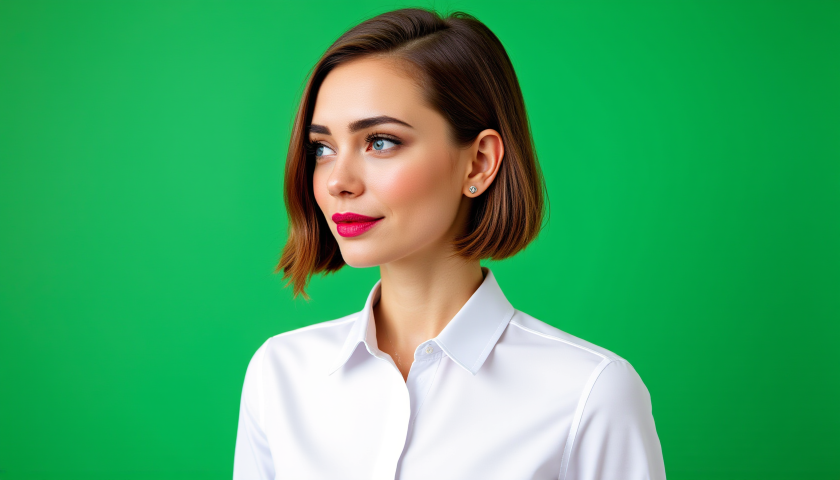
#> input picture sideface_image_ref/5.png, 1680 x 960 px (shown at 1/2 size); its folder holds only this picture in this run
$ python -i fairyending.py   (imports and definitions only)
#> lines starting #> are read from the running program, lines starting #| are printed output that depends on the picture
import cv2
import numpy as np
from PIL import Image, ImageDraw, ImageFont
import os
import math
import cv2
import numpy as np
from PIL import Image, ImageDraw

def auto_crop_product(image_path, output_path="cropped_product.png", margin=20, outline_thickness=5):
    """
    Tự động crop ảnh sản phẩm và thêm viền trắng mượt mà bao quanh sản phẩm.

    Args:
        image_path: Đường dẫn ảnh đầu vào
        output_path: Đường dẫn ảnh đầu ra
        margin: Khoảng cách padding xung quanh sản phẩm
        outline_thickness: Độ dày viền trắng (pixel)
    """
#> called with image_path = '../sideface_image_ref/5.png', output_path = 'cropped_product.png', margin = 20, outline_thickness = 5
    img = Image.open(image_path).convert("RGBA")
    arr = np.array(img)

    # --- Tạo mask ---
    if arr.shape[2] == 4:  # Nếu có kênh alpha (ảnh xóa nền)
        alpha = arr[:, :, 3]
#> alpha: shape (960, 1680); every value is 255
        mask = alpha > 0
#> mask: shape (960, 1680) bool; every value is 1
    else:
        # Nếu không có alpha, tạo mask dựa theo độ sáng (giả sử nền trắng)
        gray = cv2.cvtColor(np.array(img.convert("RGB")), cv2.COLOR_RGB2GRAY)
        mask = gray < 250

    # --- Tìm bounding box ---
    coords = np.argwhere(mask)
#> coords = 1612800 pairs, first value 0 to 959, second value 0 to 1679
    if coords.size == 0:
        print("❌ Không tìm thấy sản phẩm trong ảnh.")
        return

    y0, x0 = coords.min(axis=0)
#> y0 = 0; x0 = 0
    y1, x1 = coords.max(axis=0)
#> y1 = 959; x1 = 1679

    # --- Thêm margin cho cân đối ---
    y0 = max(y0 - margin, 0)
    x0 = max(x0 - margin, 0)
    y1 = min(y1 + margin, arr.shape[0])
#> y1 = 960
    x1 = min(x1 + margin, arr.shape[1])
#> x1 = 1680

    # --- Crop vùng chứa sản phẩm ---
    cropped = arr[y0:y1, x0:x1]

    # --- TẠO VIỀN TRẮNG MƯỢT MÀ BAO QUANH SẢN PHẨM ---
    # Lấy mask của vùng crop
    if cropped.shape[2] == 4:
        crop_alpha = cropped[:, :, 3]
        crop_mask = (crop_alpha > 0).astype(np.uint8) * 255
    else:
        crop_gray = cv2.cvtColor(cropped[:, :, :3], cv2.COLOR_RGB2GRAY)
        crop_mask = (crop_gray < 250).astype(np.uint8) * 255

    # Làm mịn mask trước để giảm răng cưa
    crop_mask_smooth = cv2.GaussianBlur(crop_mask, (5, 5), 0)
    _, crop_mask_smooth = cv2.threshold(crop_mask_smooth, 127, 255, cv2.THRESH_BINARY)

    # Tìm contours của sản phẩm
    contours, _ = cv2.findContours(crop_mask_smooth, cv2.RETR_EXTERNAL, cv2.CHAIN_APPROX_SIMPLE)
#> contours = [[[0, 0], [0, 959], [1679, 959], [1679, 0]]]

    # Làm mịn contour bằng approxPolyDP
    smooth_contours = []
    for contour in contours:
        epsilon = 0.001 * cv2.arcLength(contour, True)  # Giảm epsilon để giữ chi tiết
        approx = cv2.approxPolyDP(contour, epsilon, True)
        smooth_contours.append(approx)
#> this loop made 1 pass
#> (epsilon, approx) on pass 1: (5.28, [[0, 0], [0, 959], [1679, 959], [1679, 0]])
#> after the loop, smooth_contours = [[[0, 0], [0, 959], [1679, 959], [1679, 0]]]

    # Tạo ảnh lớn hơn để vẽ viền với anti-aliasing
    scale = 4  # Tăng kích thước lên 4 lần
    h, w = cropped.shape[:2]
#> h = 960; w = 1680
    large_img = cv2.resize(cropped, (w * scale, h * scale), interpolation=cv2.INTER_LINEAR)

    # Scale contours lên theo tỷ lệ
    scaled_contours = [cnt * scale for cnt in smooth_contours]
#> scaled_contours = [[[0, 0], [0, 3836], [6716, 3836], [6716, 0]]]

    # Vẽ viền trắng trên ảnh phóng to
    cv2.drawContours(large_img, scaled_contours, -1, (255, 255, 255, 255),
                     outline_thickness * scale, lineType=cv2.LINE_AA)

    # Thu nhỏ lại về kích thước ban đầu với anti-aliasing
    cropped_with_outline = cv2.resize(large_img, (w, h), interpolation=cv2.INTER_AREA)
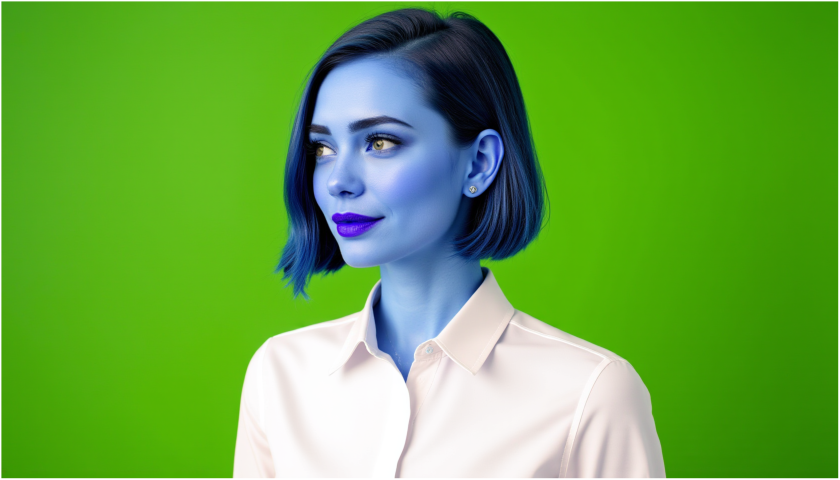
#> cropped_with_outline: shape (960, 1680, 4) (shown at 1/2 size); mean of channels 0, 1, 2, 3 66.9, 168.5, 102.9, 255; drawn as B, G, R

    # --- Căn giữa trên canvas vuông ---
    h, w = cropped_with_outline.shape[:2]
    size = max(h, w)
#> size = 1680
    canvas = np.zeros((size, size, 4), dtype=np.uint8)
    y_offset = (size - h) // 2
#> y_offset = 360
    x_offset = (size - w) // 2
#> x_offset = 0
    canvas[y_offset:y_offset+h, x_offset:x_offset+w] = cropped_with_outline
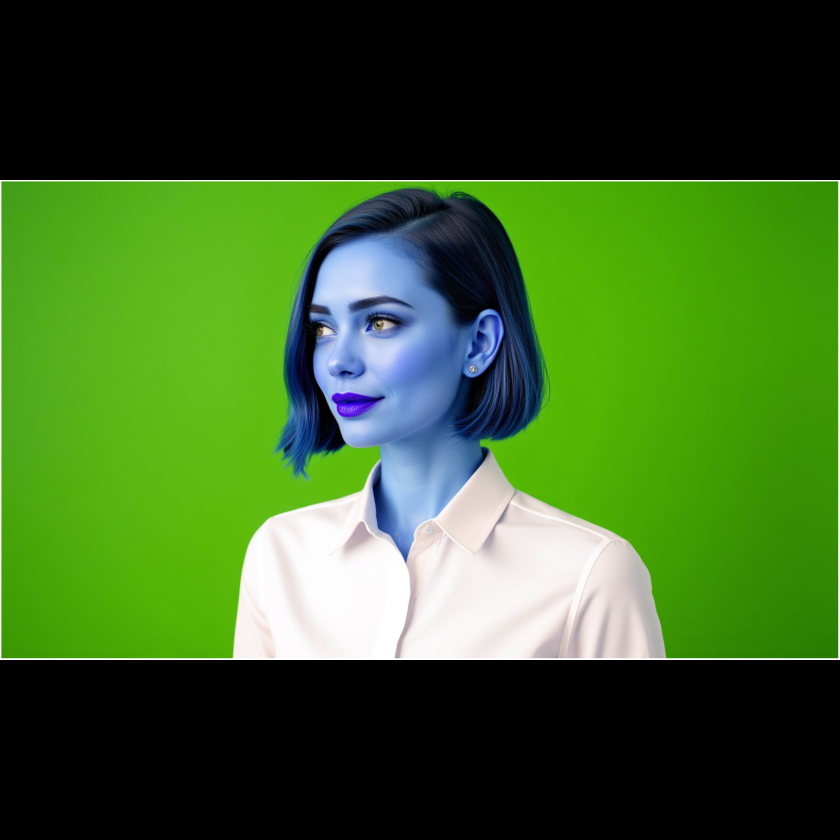
#> canvas: shape (1680, 1680, 4) (shown at 1/2 size); mean of channels 0, 1, 2, 3 38.2, 96.3, 58.8, 145.7; drawn as B, G, R

    # --- Lưu kết quả ---
    Image.fromarray(canvas).save(output_path)
    # print(f"✅ Ảnh sản phẩm đã crop với viền trắng mượt mà: {output_path}")


# auto_crop_product(
#     "/content/Screenshot-2021-12-20-104958-Photoroom.png",
#     "product_cropped.png",
#     margin=15,
#     outline_thickness=10  # Độ dày viền
# )
class VideoProductOverlay:
    # [74 lines left out: function __init__, not called in this run]

    def ease_in_out_cubic(self, t):
        """Hàm easing cho animation mượt mà"""
        return 4 * t * t * t if t < 0.5 else 1 - pow(-2 * t + 2, 3) / 2

    # [452 lines left out: functions ease_out_back, get_zoom_scale, get_text_alpha_and_length, get_wobble_offset, resize_product_image, get_image_position and 5 more, not called in this run]

>>> result = auto_crop_product('../sideface_image_ref/5.png')

$ run again, on sideface_image_ref/6.png
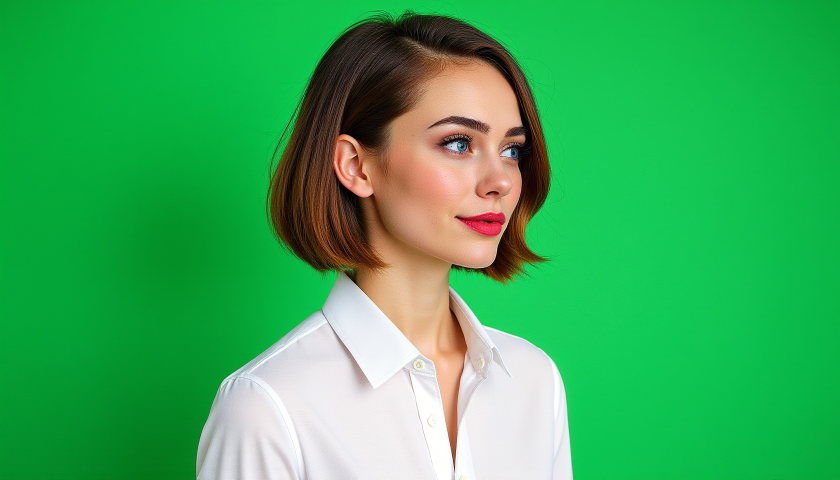
#> input picture sideface_image_ref/6.png, 1680 x 960 px (shown at 1/2 size)
#> alpha: shape (960, 1680); every value is 255
#> mask: shape (960, 1680) bool; every value is 1
#> coords = 1612800 pairs, first value 0 to 959, second value 0 to 1679
#> y0 = 0
#> in auto_crop_product, `y1, x1 = coords.max(axis=0)`: y1 = 959; x1 = 1679
#> in auto_crop_product, `y1 = min(y1 + margin, arr.shape[0])`: y1 = 960
#> in auto_crop_product, `x1 = min(x1 + margin, arr.shape[1])`: x1 = 1680
#> contours = [[[0, 0], [0, 959], [1679, 959], [1679, 0]]]
#> the loop in auto_crop_product, `for contour in contours:` made 1 pass
#> (epsilon, approx) on pass 1: (5.28, [[0, 0], [0, 959], [1679, 959], [1679, 0]])
#> scaled_contours = [[[0, 0], [0, 3836], [6716, 3836], [6716, 0]]]
#> in auto_crop_product, `cropped_with_outline = cv2.resize(large_img, (w, h), interpolation=cv2..`:
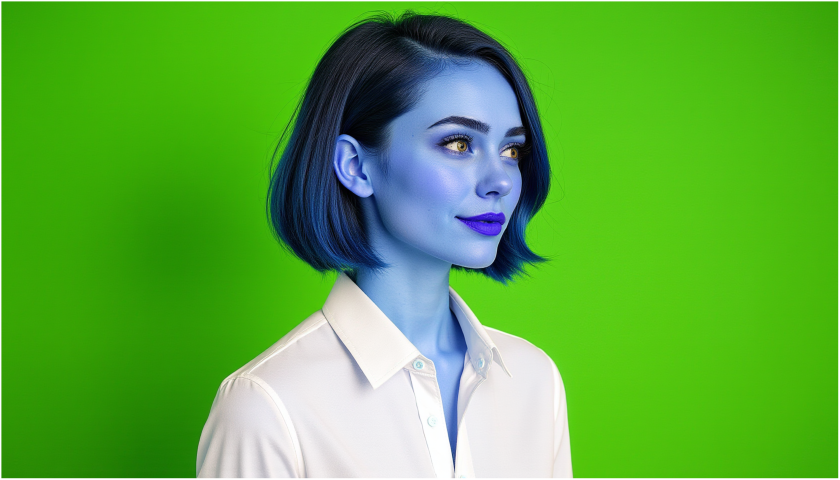
#> cropped_with_outline: shape (960, 1680, 4) (shown at 1/2 size); mean of channels 0, 1, 2, 3 60.9, 172.9, 90.9, 255; drawn as B, G, R
#> in auto_crop_product, `canvas[y_offset:y_offset+h, x_offset:x_offset+w] = cropped_with_outline`:
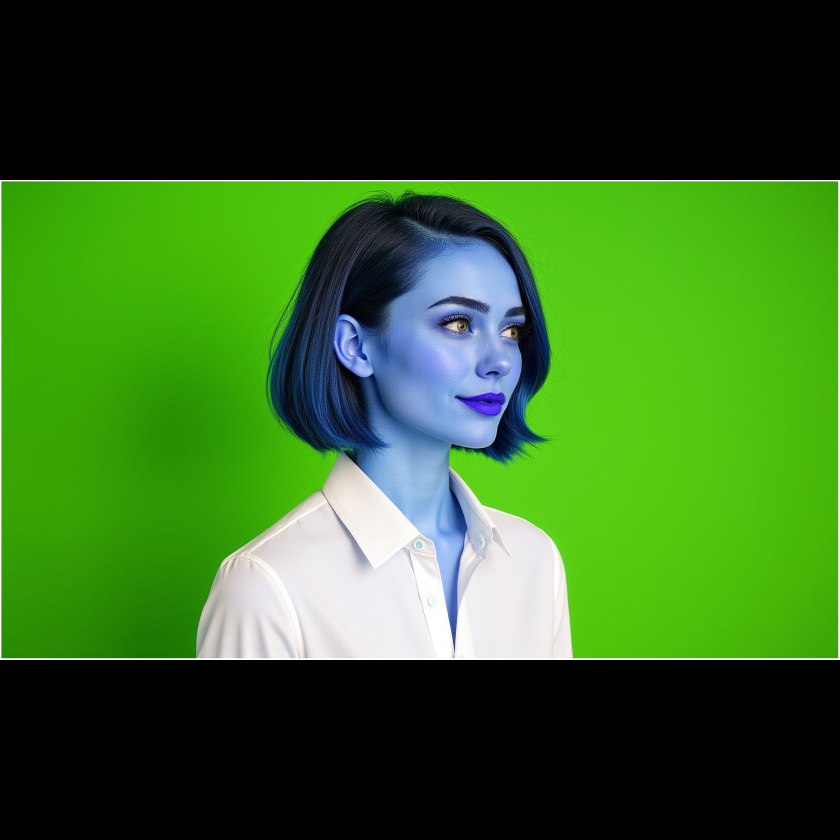
#> canvas: shape (1680, 1680, 4) (shown at 1/2 size); mean of channels 0, 1, 2, 3 34.8, 98.8, 52, 145.7; drawn as B, G, R
